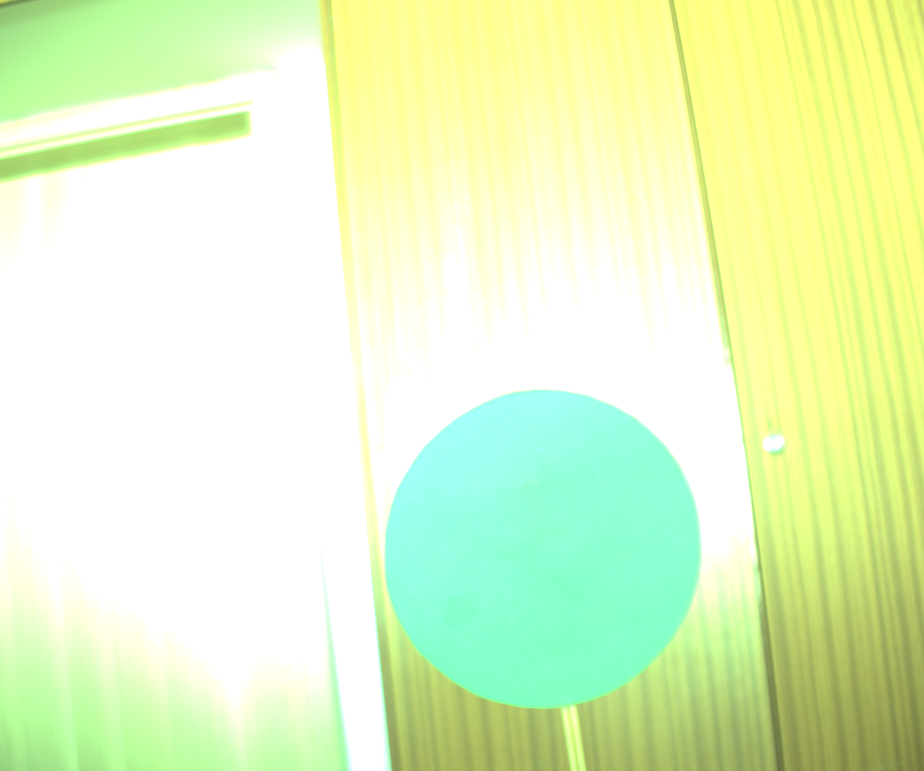
#> input picture SecondProject/shapes/photo_0001.png, 924 x 771 px; its folder holds 4 pictures in this run
$ python main.py
#> lines starting #> are read from the running program, lines starting #| are printed output that depends on the picture
### SecondProject/shapeDetection.py
import cv2
import numpy as np
import sys
import os

DISTANCE_CM = 30.0
CIRCLE_PARAMS = dict(
    method=cv2.HOUGH_GRADIENT,
    dp=1,
    minDist=100,
    param1=250,  # Canny edge threshold
    param2=50,  # Accumulator threshold
    minRadius=5,
    maxRadius=300
)


def load_calibration():
    """Load camera matrix and distortion coefficients from a numpy .npz file."""
    try:
        ruta_archivo = os.path.join('savedata', 'dist.npy')
        dist = np.load(ruta_archivo)
#> (reads SecondProject/savedata/dist.npy from the repository)
        ruta_archivo = os.path.join('savedata', 'mtx.npy')
        mtx = np.load(ruta_archivo)
#> (reads SecondProject/savedata/mtx.npy from the repository)
        ruta_archivo = os.path.join('savedata', 'newcameramtxreal.npy')
        newcameramtx = np.load(ruta_archivo)
#> (reads SecondProject/savedata/newcameramtxreal.npy from the repository)

        return dist, mtx, newcameramtx
    except Exception as e:
        print(f"Error loading calibration file: {e}")
        sys.exit(1)


def detect_circles(gray):
    # los ** son para pasar los argumentos de una vez
    circles = cv2.HoughCircles(gray, **CIRCLE_PARAMS)
    if circles is not None:
        circles = np.round(circles[0, :]).astype(int)  # (x, y, radius)
        return circles
    return []

def draw_shapes(frame, circles, focal_length, distance_cm):

    for (x, y, r) in circles:
        #draws the circle:
        cv2.circle(frame, (x, y), r, (0, 255, 0), 2)
        #draws the center:
        cv2.circle(frame, (x, y), 2, (0, 0, 255), 3)

        cv2.putText(frame, f"Circle", (x-40, y-20),
                    cv2.FONT_HERSHEY_SIMPLEX, 0.5, (255,0,255), 2)

        diameter_pix = 2 * r

        #Calculation distance from camera to circle knowing its diameter
        #distance_cm=distance_cms(3.5,focal_length,diameter_pix)


        diameter_cm = pixels_to_cm(diameter_pix, focal_length, distance_cm)
        cv2.putText(frame, f"d={diameter_cm:.1f}cm", (x-40, y-5),
                    cv2.FONT_HERSHEY_SIMPLEX, 0.5, (255,255,0), 2)


def pixels_to_cm(size_pixels, focal_length, distance_cm):
    return (size_pixels * distance_cm) / focal_length

#def distance_cms(real_diameter_cm,focal_length,size_pixels):
    return (real_diameter_cm * focal_length) / size_pixels

# [41 lines left out: function detect_squares, not called in this run]

### SecondProject/main.py
from SecondProject import shapeDetection
import cv2 as cv
import glob
import os

images = glob.glob('shapes/*.png')
print(f" {len(images)} images")

dist, mtx, newcameramtx = shapeDetection.load_calibration()

for i, file in enumerate(images):
    img = cv.imread(file)
#> img is the input picture: shape (771, 924, 3); mean B, G, R 196.3, 247.8, 226.5
    h, w = img.shape[:2]
#> h = 771; w = 924
    fx = newcameramtx[0, 0]
    fy = newcameramtx[1, 1]
    focal_length = (fx + fy) / 2

    gray = cv.cvtColor(img, cv.COLOR_BGR2GRAY)
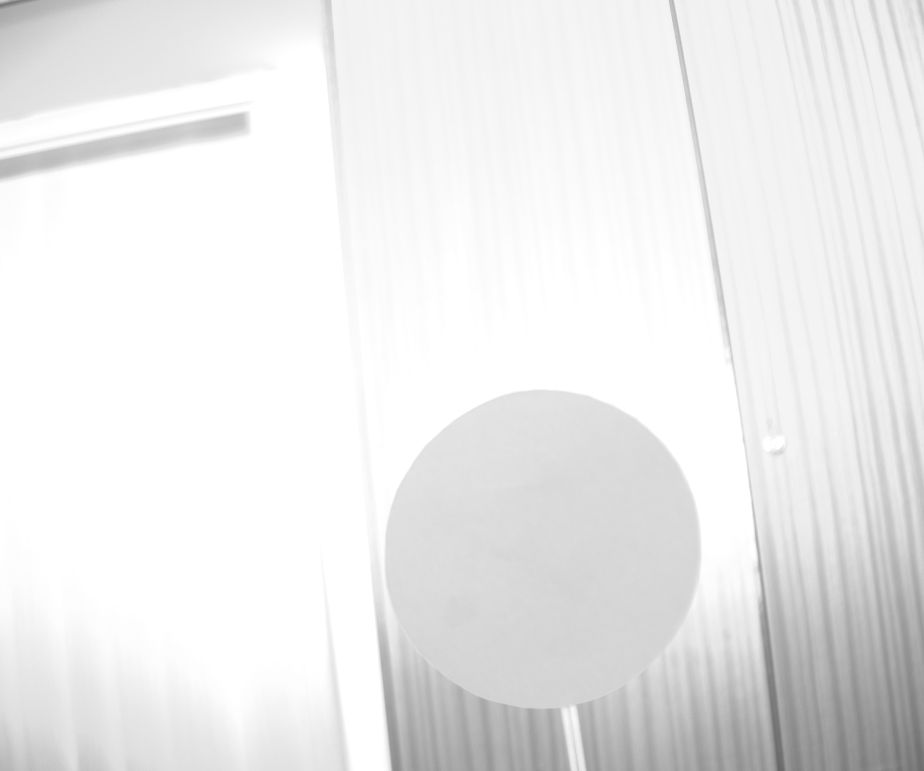
#> gray: shape (771, 924); min 101, max 255, mean 235.6
    circles = shapeDetection.detect_circles(gray)
#> in detect_circles, `circles = cv2.HoughCircles(gray, **CIRCLE_PARAMS)`: circles = None
#> circles = []
    shapeDetection.draw_shapes(img, circles, focal_length,47)

    cv.imwrite(f'Output_{i + 1:02d}.png', img)
    print(f" {len(circles)} circles detected")
#|  0 circles detected
#> pass 2 of the loop `for i, file in enumerate(images):`:
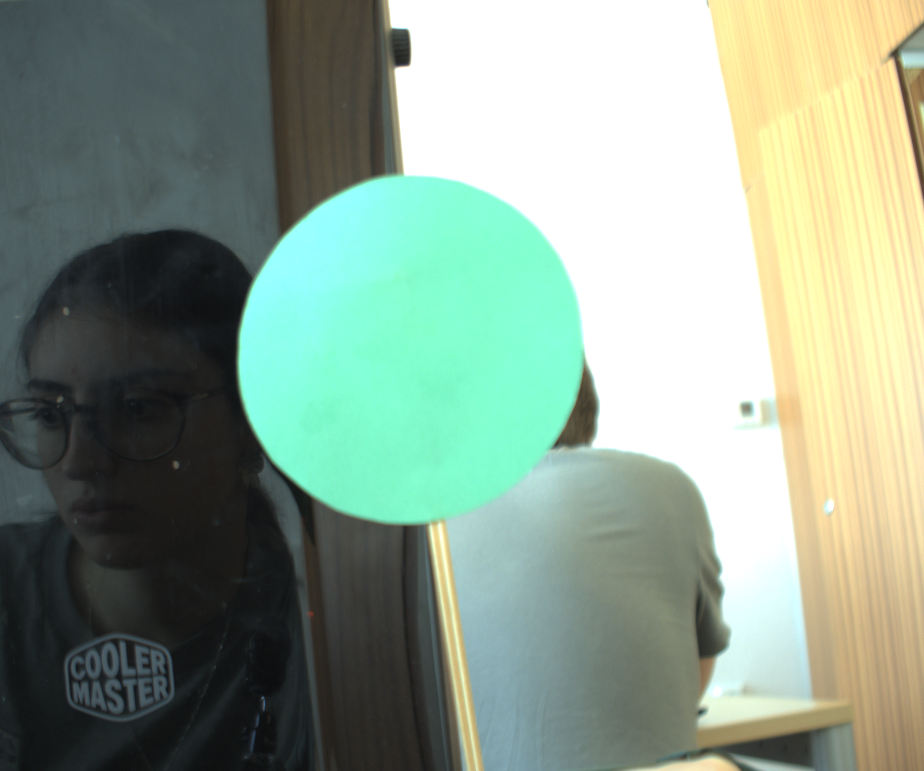
#> input picture SecondProject/shapes/photo_0002.png, 924 x 771 px
#> img is the input picture: shape (771, 924, 3); mean B, G, R 141.7, 158.6, 141
#> `gray = cv.cvtColor(img, cv.COLOR_BGR2GRAY)`:
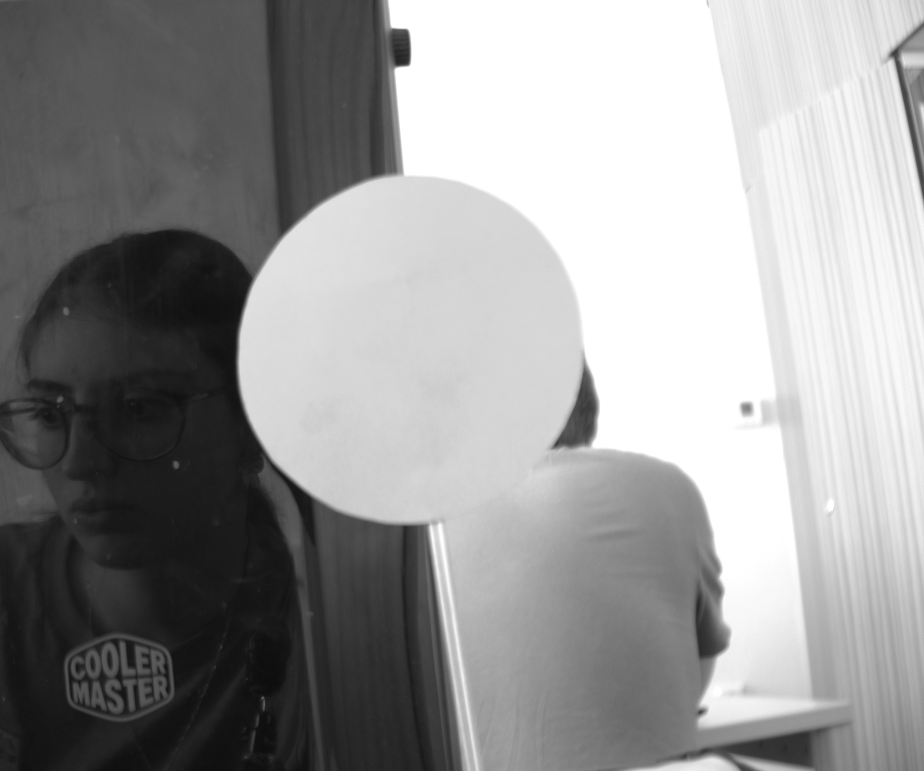
#> gray: shape (771, 924); min 12, max 255, mean 151.4
#|  0 circles detected
#> pass 3 of the loop `for i, file in enumerate(images):`:
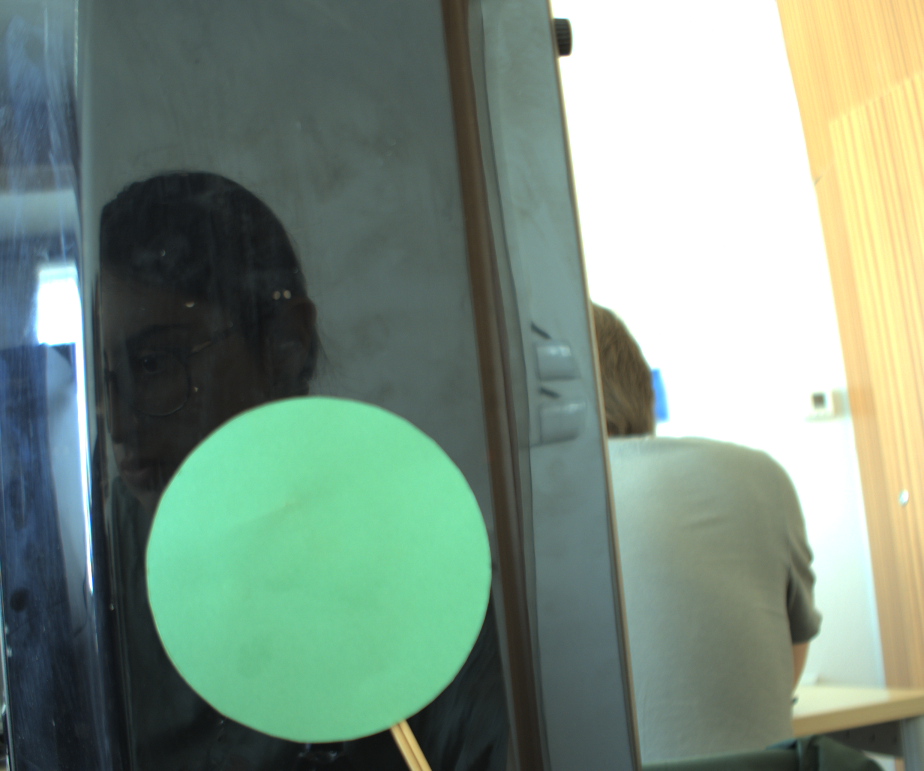
#> input picture SecondProject/shapes/photo_0003.png, 924 x 771 px
#> img is the input picture: shape (771, 924, 3); mean B, G, R 130, 145.1, 125.7
#> `gray = cv.cvtColor(img, cv.COLOR_BGR2GRAY)`:
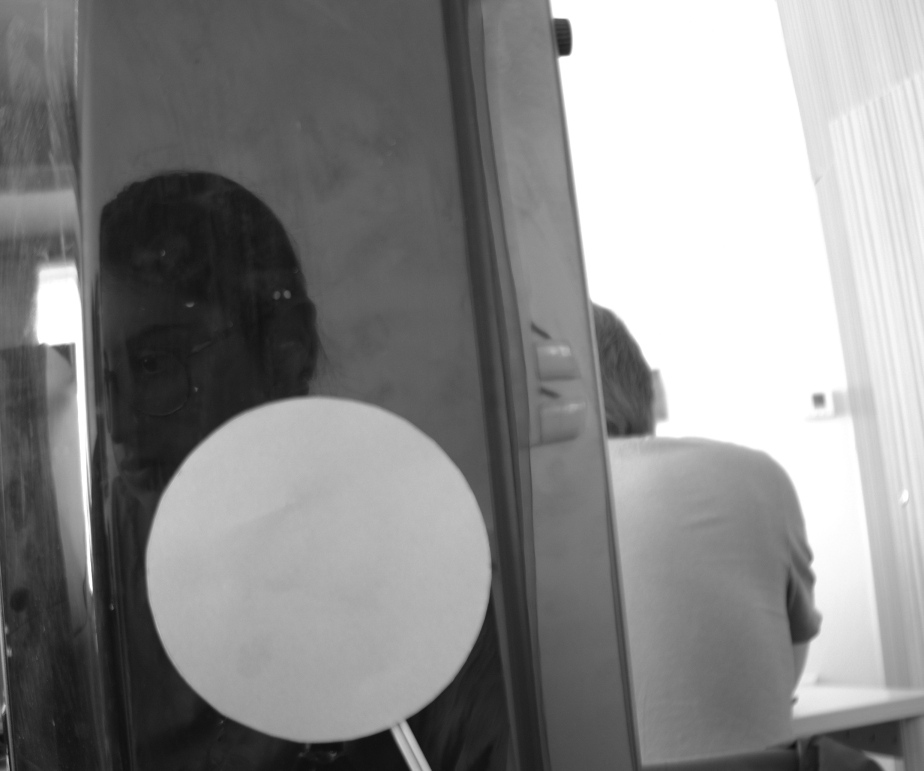
#> gray: shape (771, 924); min 14, max 255, mean 137.6
#> `circles = shapeDetection.detect_circles(gray)`: circles = [[318, 570, 172]]
#|  1 circles detected
#> the loop made 4 passes; the first 3 are shown

print("Completed")
